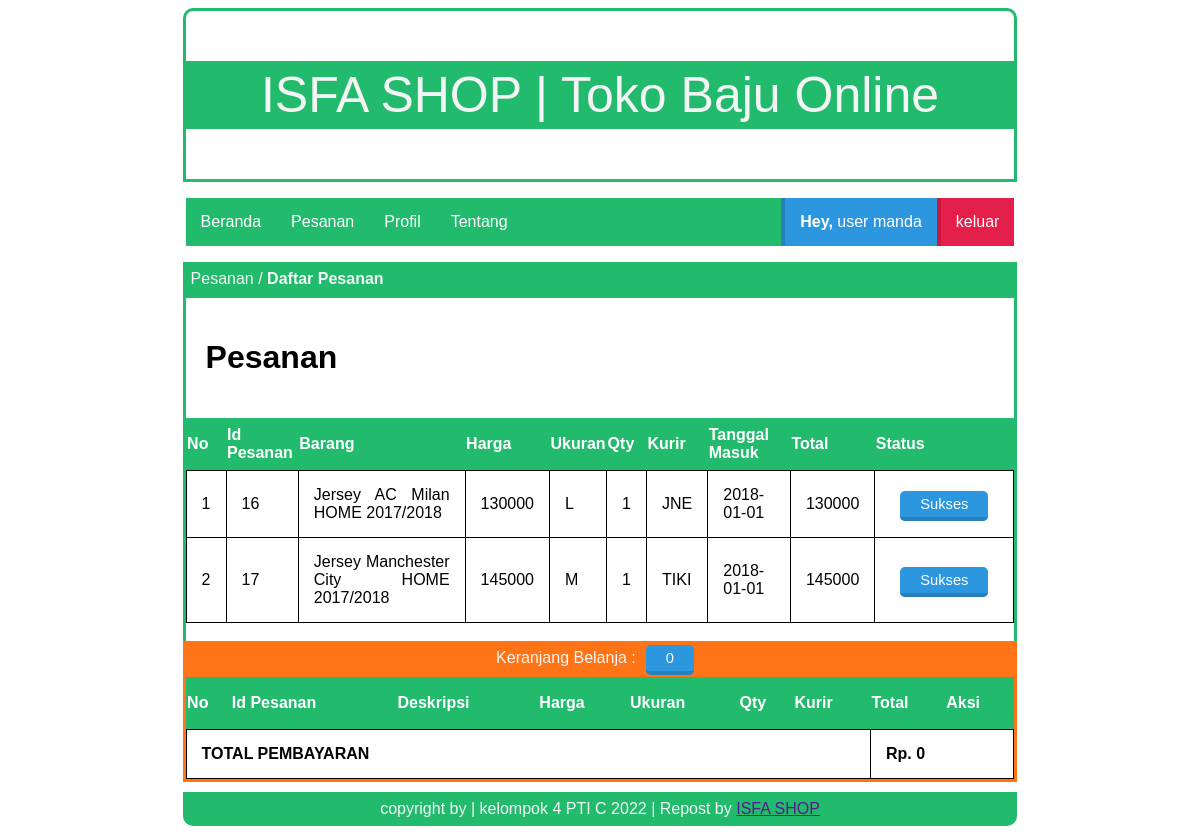
The page /index.php?page=belanja (signed in) on the database its author committed.
### tables this page shows
CREATE TABLE `tbl_pesanan` (
  `id_pesanan` int(100) NOT NULL,
  `id_user` int(100) NOT NULL,
  `id_barang` int(100) NOT NULL,
  `ukuran` varchar(5) NOT NULL,
  `qty` int(50) NOT NULL,
  `kurir` varchar(15) NOT NULL,
  `date_in` date NOT NULL,
  `total` int(100) NOT NULL
);

CREATE TABLE `tbl_barang` (
  `id_barang` int(100) NOT NULL,
  `deskripsi` varchar(100) NOT NULL,
  `harga` int(20) NOT NULL,
  `stok` int(5) NOT NULL,
  `created` date NOT NULL,
  `nama_image` varchar(50) NOT NULL,
  `type_image` varchar(50) NOT NULL,
  `size_image` bigint(20) NOT NULL
);

### page/user/belanja.php (the view, shortened to what this page needs)
<div class="box-title">
    <p>Pesanan / <b>Daftar Pesanan</b></p>
</div>
<div id="box">
  <h1>Pesanan</h1>
  <?php
  include 'lib/koneksi.php';
  if (isset($_SESSION['username'])) $user = $_SESSION['username'];
  $ambiluser = $conn->prepare("SELECT * FROM tbl_users WHERE username =:user");
  $ambiluser->bindparam(':user', $user);
  $ambiluser->execute();
  $data = $ambiluser->fetch(PDO::FETCH_OBJ);
  if (isset($_SESSION['username'])) $id = $data->id_user;
  $query = $conn->prepare("SELECT * FROM tbl_pesanan
                           JOIN tbl_barang ON tbl_pesanan.id_barang=tbl_barang.id_barang
                           WHERE tbl_pesanan.id_user=:id
                           GROUP BY tbl_pesanan.id_pesanan");
  $query->bindparam(':id', $id);
  $query->execute();
  $data = $query->fetchAll();
  ?>
  <table class="news">
    <tr>
      <th>No</th>
      <th>Id Pesanan</th>
      <th>Barang</th>
      <th>Harga</th>
      <th>Ukuran</th>
      <th>Qty</th>
      <th>Kurir</th>
      <th>Tanggal Masuk</th>
      <th>Total</th>
      <th>Status</th>
    </tr>
    <?php
    $no=1;
    foreach ($data as $value): ?>
        <tr>
            <td><?php echo $no; ?></td>
            <td><?php echo $value['id_pesanan'] ?></td>
            <td><?php echo $value['deskripsi'] ?></td>
            <td><?php echo $value['harga'] ?></td>
            <td><?php echo $value['ukuran'] ?></td>
            <td><?php echo $value['qty'] ?></td>
            <td><?php echo $value['kurir'] ?></td>
            <td><?php echo $value['date_in'] ?></td>
            <td><?php echo $value['total'] ?></td>
            <td>
              <a class="tombol-biru">Sukses</a>
            </td>
        </tr>
    <?php
    $no++;
    endforeach;
     ?>
  </table>
  <br>
</div>

### style.css (style rules this page uses)
.box-title { background: #22bb6d; width: 70%; height: 30px; margin: auto; border: 3px solid #22bb6d; }
.box-title p { color: #f3f5f4; margin: 5px 5px; font-family: sans-serif; }
#box { border-bottom: 0px; border-left: 3px solid #22bb6d; border-right: 3px solid #22bb6d; width: 70%; margin: auto; min-height: 200px; overflow: hidden; }
table.news { border-collapse: collapse; width: 100%; }
.news td { padding: 15px; border: 1px solid black; }
.news th { background-color: #22bb6d; color: white; height: 50px; }
#box p,h1,h2,table,tr,td,img { font-family: sans-serif; padding: 20px; text-align: justify; }
.tombol-biru { background:#2C97DF; color:white; border-top:0; border-left:0; border-right:0; border-bottom:4px solid #2A80B9; border-radius: 5px; padding:5px 20px; text-decoration:none; font-family:sans-serif; font-size:11pt; margin:10px; }

### rows shown on the page
tbl_pesanan: id_pesanan "16", id_barang.deskripsi "Jersey AC Milan HOME 2017/2018", id_barang.harga "130000", ukuran "L", qty "1", kurir "JNE", date_in "2018-01-01", total "130000"
tbl_pesanan: id_pesanan "17", id_barang.deskripsi "Jersey Manchester City HOME 2017/2018", id_barang.harga "145000", ukuran "M", qty "1", kurir "TIKI", date_in "2018-01-01", total "145000"

### other values the page prints
$title "user"
$user "manda"
$count "0"
$jumlah "0"
